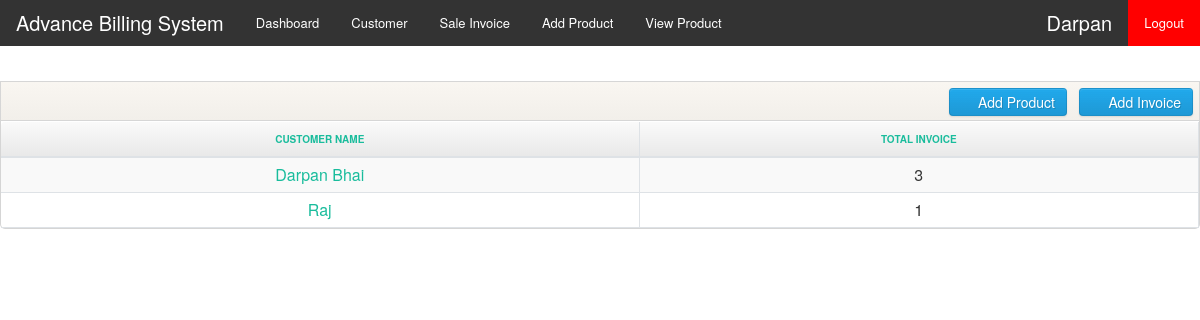
Page /invoiceview/ (signed in) on the committed database.
### organisation/models.py (models this page shows, shortened)
class OrganisationDetails(models.Model):
    company_name = models.CharField(max_length=50)
    company_type = models.CharField(max_length=50)
    pan_number = models.CharField(max_length=10)
    gstin_number = models.CharField(max_length=15)
    address_1 = models.CharField(max_length=90)
    address_2 = models.CharField(max_length=90)
    state = models.CharField(max_length=60)
    city = models.CharField(max_length=60)
    pincode = models.CharField(max_length=6)
    full_name = models.CharField(max_length=50)
    phone = models.CharField(max_length=10)
    email  = models.EmailField()
    user_id = models.CharField(max_length=40)
    password_1 = models.CharField(max_length=40)
    password_2 = models.CharField(max_length=40)

class CustomerDetails(models.Model):
    companyName = models.ForeignKey(OrganisationDetails, on_delete=models.CASCADE,default="")
    cust_name = models.CharField(max_length=50,verbose_name='Customer Name')
    cont_person = models.CharField(max_length=50,verbose_name='Contact Person')
    contact_num = models.IntegerField(verbose_name='Contact Number')
    email = models.CharField(max_length=50,default="")
    company_type = models.CharField(verbose_name='Company Type',max_length = 50)
    address = models.CharField(max_length=90,verbose_name='Address Line 1')
    address_2 = models.CharField(max_length=90,verbose_name='Address Line 2')
    landmark = models.CharField(max_length=50,verbose_name='Landmark')
    country = models.CharField(max_length=50,verbose_name='Country')
    state = models.CharField(max_length=50,verbose_name='State')
    city = models.CharField(max_length=50,verbose_name='City')
    pincode = models.IntegerField(verbose_name='Pincode')
    def __str__(self):
        return self.cust_name

### organisation/views.py (the view)
# urls.py: path('invoiceview/',InvoiceView,name = 'invoiceview'),
def InvoiceView(request):
    if 'org' in request.session:
        org = OrganisationDetails.objects.get(user_id = request.session['org'])
        cust_data = CustomerDetails.objects.all().filter(companyName=org)
        cust = []
        inv = []
        for i in cust_data:
            print(i)
            cust.append(i)
            in_data = Invoice_Details.objects.filter(Cust_name=i).count()
            print(in_data)
            inv.append(in_data)
        data = zip(cust,inv)
        return render(request,'temp_invoice.html',{'org':org.company_name,'data':data})
    else:
        return redirect('login')

### organisation/templates/temp_invoice.html (shortened to what this page needs)
{% extends 'base.html' %}
{% block content %}
        <div class="main">
        <div class="row" style="margin-top:-20px;">
                    <div class="col-md-12">
                    </div>
                </div>
        <div class="row">
            <div class="span12">
                <form id="list-data-table" name="tabledata" method="post">
                                <div class="widget widget-table action-table">
                        <div class="widget-header">
                            <a href="{% url 'invoiceform' %}" class="btn btn-primary pull-right">
                                    <i class="fa fa-plus"></i>Add Invoice</a>
                            <a href="{% url 'productform' %}" class="btn btn-primary pull-right">
                                    <i class="fa fa-plus"></i>Add Product</a>
                        </div>
                        <div class="widget-content">
                            <table class="table table-striped table-bordered footable footable-1 breakpoint-lg" data-footable="" data-toggle-column="last" style="display: table;">
                                <thead>
                                    <tr class="footable-header">
                                        <th style="display: table-cell;">
                                            <center><a href="">Customer Name</a></center>
                                        </th>
                                        <th style="display: table-cell;">
                                            <center><a href="">Total Invoice</a></center>
                                        </th>
                                </thead>
                                <tbody>
                                    {% for i,j in data %}
                                    <tr>
                                        <td style="display: table-cell;"><center><a href="{% url 'invopage' i.id %}">{{ i.cust_name }}</a></center></td>
                                    <td style="display: table-cell;"><center>{{ j }}</center></td>
                                    </tr>
                                    {% endfor %}
                                </tbody>
                     </div>
                </form>
            </div>
        </div>
    </div>
{% endblock %}

### organisation/templates/base.html (shortened to what this page needs)
{% load static %}
<html>
    <head>
    <link rel="stylesheet" href="https://stackpath.bootstrapcdn.com/bootstrap/4.1.3/css/bootstrap.min.css">
    <link rel="stylesheet" type="text/css" href="{% static 'OpenSans.css' %}">
    <link rel="stylesheet" type="text/css" href="{% static 'style.css' %}">
    <link rel="stylesheet" type="text/css" href="{% static 'custom.css' %}">
    <link rel="stylesheet" type="text/css" href="{% static 'dashboard.css' %}">
    <link rel="stylesheet" type="text/css" href="{% static 'fieldset.css' %}">
    <link rel="stylesheet" type="text/css" href="{% static 'font-awesome.css' %}">
    <link rel="stylesheet" type="text/css" href="{% static 'footable.bootstrap.min.css' %}">
    <link rel="stylesheet" type="text/css" href="{% static 'jquery-te-1.4.0.css' %}">
    <link rel="stylesheet" type="text/css" href="{% static 'jquery-ui.css' %}">
    <link rel="stylesheet" type="text/css" href="{% static 'multi-select.css' %}">
    <link rel="stylesheet" type="text/css" href="{% static 'plans.css' %}">
    <link rel="stylesheet" type="text/css" href="{% static 'select2.min.css' %}">
    <link rel="stylesheet" type="text/css" href="{% static 'my-bootstrap.min.css' %}">
    <link rel="stylesheet" type="text/css" href="{% static 'bootstrap-tagsinput.css' %}">
    <link rel="stylesheet" type="text/css" href="{% static 'bootstrap-responsive.min.css' %}">
    </head>
    <body>
        <ul>
            <li class = "ret">Advance Billing System</li>
            <li><a href="{% url 'index' %}" >Dashboard</a></li>
            <li><a href="{% url 'customer' %}">Customer</a></li>
            <li><a href="{% url 'invoiceview' %}">Sale Invoice</a></li>
            <li><a href="{% url 'addProductForm' %}">Add Product</a></li>
            <li><a href="{% url 'viewquentity' %}">View Product</a></li>
            <li style="float:right"><a class="active" href="{% url 'logout' %}">Logout</a></li>
            <li style="float:right" class="ret">{{org}}</li>
          </ul>
<br><br><br>
    {% block content %}
    {% endblock %}
</body>
</html>

### organisation/static/style.css (style rules this page uses)
body { background: #f9f6f1; font: 13px/1.7em 'Open Sans'; }
.table td { vertical-align: middle; }
.table-bordered th { background: #E9E9E9; background:-moz-linear-gradient(top, #FAFAFA 0%, #E9E9E9 100%); background:-webkit-gradient(linear, left top, left bottom, color-stop(0%,#FAFAFA), color-stop(100%,#E9E9E9)); background:-webkit-linear-gradient(top, #FAFAFA 0%,#E9E9E9 100%); background:-o-linear-gradient(top, #FAFAFA 0%,#E9E9E9 100%); background:-ms-linear-gradient(top, #FAFAFA 0%,#E9E9E9 100%); background:linear-gradient(top, #FAFAFA 0%,#E9E9E9 100%); filter: progid:DXImageTransform.Microsoft.gradient(startColorstr='#FAFAFA', endColorstr='#E9E9E9'); -ms-filter: "progid:DXImageTransform.Microsoft.gradient(startColorstr='#FAFAFA', endColorstr='#E9E9E9')"; font-size: 10px; color: #444; text-transform: uppercase; }
.main { padding-bottom: 60px; }
.widget { position: relative; clear: both; width: auto; margin-bottom: 2em; overflow: hidden; }
.widget-header { position: relative; height: 40px; line-height: 40px; background: #f9f6f1; background:-moz-linear-gradient(top, #f9f6f1 0%, #f2efea 100%); background:-webkit-gradient(linear, left top, left bottom, color-stop(0%,#f9f6f1), color-stop(100%,#f2efea)); background:-webkit-linear-gradient(top, #f9f6f1 0%,#f2efea 100%); background:-o-linear-gradient(top, #f9f6f1 0%,#f2efea 100%); background:-ms-linear-gradient(top, #f9f6f1 0%,#f2efea 100%); background:linear-gradient(top, #f9f6f1 0%,#f2efea 100%); filter: progid:DXImageTransform.Microsoft.gradient(startColorstr='#f9f6f1', endColorstr='#f2efea'); -ms-filter: "progid:DXImageTransform.Microsoft.gradient(startColorstr='#f9f6f1', endColorstr='#f2efea')"; border: 1px solid #d6d6d6; -webkit-background-clip: padding-box; }
.widget-header [class^="fa"], .widget-header [class*="fa"] { display: inline-block; margin-left: 13px; margin-right: -2px; font-size: 16px; color: #555; vertical-align: middle; }
.widget-content { padding: 20px 15px 15px; background: #FFF; border: 1px solid #D5D5D5; -moz-border-radius: 5px; -webkit-border-radius: 5px; border-radius: 5px; }
.widget-header+.widget-content { border-top: none; -webkit-border-top-left-radius: 0; -webkit-border-top-right-radius: 0; -moz-border-radius-topleft: 0; -moz-border-radius-topright: 0; border-top-left-radius: 0; border-top-right-radius: 0; }
.widget-content:before, .widget-content:after { content:""; display:table; }
.widget-content:after { clear:both; }
.widget-content { zoom:1; }
.widget-table .widget-content { padding: 0; }
.widget-table .table { margin-bottom: 0; border: none; }
.widget-table .table tr td:first-child { border-left: none; }
.widget-table .table tr th:first-child { border-left: none; }
.table td { text-align: left; }
.widget-header .btn.btn-primary.pull-right { margin: 6px; }
.btn i { margin: 0 5px 0 0; }
.widget-header .btn [class^="fa"], .widget-header .btn [class*="fa"] { color: #fff; font-weight: normal; margin: 0 5px 0 0; }
.widget-header .btn.btn-primary [class^="fa"], .widget-header .btn.btn-primary [class*="fa"] { color: #fff; }
.widget.action-table { overflow: initial !important; }

### organisation/static/custom.css (style rules this page uses)
body { min-height: 100%; position: relative; min-width:auto; }
html { height: 100%; }

### organisation/templates/base.html (style rules this page uses)
ul { list-style-type: none; margin: 0; padding: 0; overflow: hidden; background-color: #333; }
li { float: left; }
li a { display: block; color: white; text-align: center; padding: 14px 16px; text-decoration: none; }
.active { background-color: red; }
.ret { display: block; color: white; text-align: center; font-size: 20px; padding: 14px 16px; text-decoration: none; }

### rows in the picture
OrganisationDetails: company_name "Darpan"
CustomerDetails: cust_name "Darpan Bhai", j "3"
CustomerDetails: cust_name "Raj", companyName "1"
